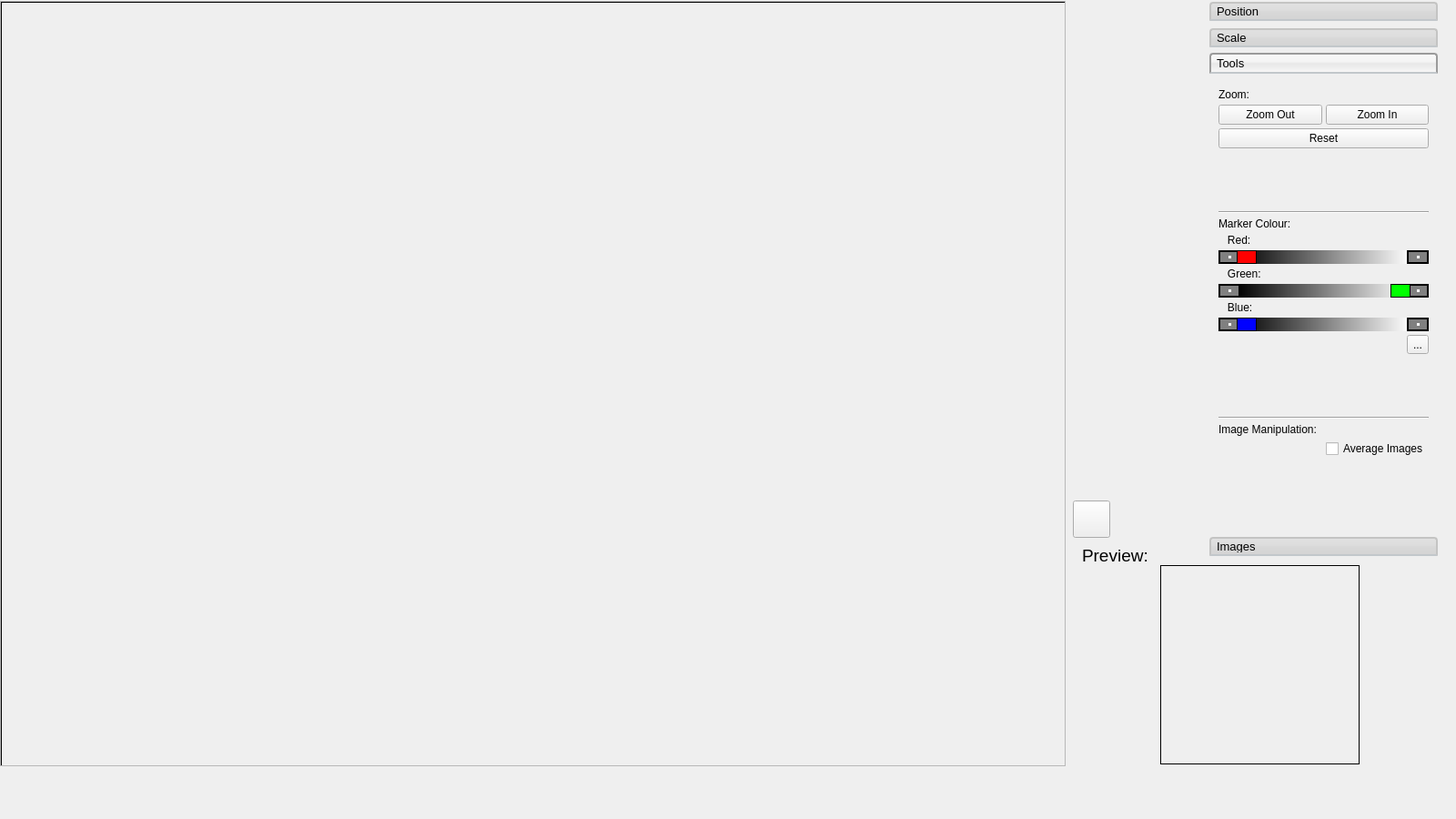
<?xml version="1.0" encoding="UTF-8"?>
<ui version="4.0">
 <class>Form</class>
 <widget class="QWidget" name="Form">
  <property name="geometry">
   <rect>
    <x>0</x>
    <y>0</y>
    <width>1600</width>
    <height>900</height>
   </rect>
  </property>
  <property name="windowTitle">
   <string>Form</string>
  </property>
  <widget class="QWidget" name="verticalLayoutWidget">
   <property name="geometry">
    <rect>
     <x>1329</x>
     <y>0</y>
     <width>251</width>
     <height>611</height>
    </rect>
   </property>
   <layout class="QVBoxLayout" name="verticalLayout_7">
    <item>
     <widget class="QToolBox" name="toolBox_2">
      <property name="font">
       <font>
        <family>MS Shell Dlg 2</family>
        <pointsize>10</pointsize>
        <weight>50</weight>
        <italic>false</italic>
        <bold>false</bold>
       </font>
      </property>
      <property name="styleSheet">
       <string notr="true">QToolBox::tab {
background: qlineargradient(x1: 0, y1: 0, x2: 0, y2: 1, stop: 0 #E1E1E1, stop: 0.4 #DDDDDD, stop: 0.5 #D8D8D8, stop: 1.0 #D3D3D3);
border: 2px solid #C4C4C3;
border-bottom-color: #C2C7CB; /* same as the pane color */
border-top-left-radius: 4px;
border-top-right-radius: 4px;
font: 11pt &quot;MS Shell Dlg 2&quot;;
min-width: 8ex;
padding: 2px;
}
QToolBox::tab:selected, QTabBar::tab:hover {
background: qlineargradient(x1: 0, y1: 0, x2: 0, y2: 1, stop: 0 #fafafa, stop: 0.4 #f4f4f4, stop: 0.5 #e7e7e7, stop: 1.0 #fafafa);
}
QToolBox::tab:selected {
border-color: #9B9B9B;
border-bottom-color: #C2C7CB; /* same as pane color */
}
QToolBox::tab:!selected {
margin-top: 2px; /* make non-selected tabs look smaller */
}
/*
QToolBox::tab:selected { 
    font: italic;
    color: white;
}*/</string>
      </property>
      <property name="currentIndex">
       <number>2</number>
      </property>
      <widget class="QWidget" name="movement_Page_2">
       <property name="geometry">
        <rect>
         <x>0</x>
         <y>0</y>
         <width>249</width>
         <height>489</height>
        </rect>
       </property>
       <attribute name="label">
        <string>Position</string>
       </attribute>
       <widget class="QWidget" name="verticalLayoutWidget_5">
        <property name="geometry">
         <rect>
          <x>10</x>
          <y>10</y>
          <width>231</width>
          <height>471</height>
         </rect>
        </property>
        <layout class="QVBoxLayout" name="verticalLayout_8">
         <item>
          <widget class="QLabel" name="label_X_2">
           <property name="font">
            <font>
             <family>MS Shell Dlg 2</family>
             <pointsize>10</pointsize>
             <weight>50</weight>
             <italic>false</italic>
             <bold>false</bold>
            </font>
           </property>
           <property name="text">
            <string>X Position:</string>
           </property>
           <property name="alignment">
            <set>Qt::AlignBottom|Qt::AlignLeading|Qt::AlignLeft</set>
           </property>
          </widget>
         </item>
         <item>
          <widget class="QSpinBox" name="spin_Box_X_2">
           <property name="toolTip">
            <string>X Value of Sphere</string>
           </property>
           <property name="maximum">
            <number>2088</number>
           </property>
           <property name="value">
            <number>0</number>
           </property>
          </widget>
         </item>
         <item>
          <widget class="QSlider" name="horizontal_Slider_X_2">
           <property name="maximum">
            <number>2088</number>
           </property>
           <property name="value">
            <number>0</number>
           </property>
           <property name="sliderPosition">
            <number>0</number>
           </property>
           <property name="orientation">
            <enum>Qt::Horizontal</enum>
           </property>
          </widget>
         </item>
         <item>
          <widget class="QLabel" name="label_Y_2">
           <property name="enabled">
            <bool>true</bool>
           </property>
           <property name="font">
            <font>
             <family>MS Shell Dlg 2</family>
             <pointsize>10</pointsize>
             <weight>50</weight>
             <italic>false</italic>
             <bold>false</bold>
            </font>
           </property>
           <property name="text">
            <string>Y Position:</string>
           </property>
           <property name="alignment">
            <set>Qt::AlignBottom|Qt::AlignLeading|Qt::AlignLeft</set>
           </property>
          </widget>
         </item>
         <item>
          <widget class="QSpinBox" name="spin_Box_Y_2">
           <property name="maximum">
            <number>1387</number>
           </property>
           <property name="value">
            <number>0</number>
           </property>
          </widget>
         </item>
         <item>
          <widget class="QSlider" name="horizontal_Slider_Y_2">
           <property name="maximum">
            <number>1387</number>
           </property>
           <property name="value">
            <number>0</number>
           </property>
           <property name="orientation">
            <enum>Qt::Horizontal</enum>
           </property>
          </widget>
         </item>
         <item>
          <spacer name="verticalSpacer_6">
           <property name="orientation">
            <enum>Qt::Vertical</enum>
           </property>
           <property name="sizeHint" stdset="0">
            <size>
             <width>20</width>
             <height>40</height>
            </size>
           </property>
          </spacer>
         </item>
        </layout>
       </widget>
      </widget>
      <widget class="QWidget" name="scale_Page_2">
       <property name="geometry">
        <rect>
         <x>0</x>
         <y>0</y>
         <width>249</width>
         <height>489</height>
        </rect>
       </property>
       <attribute name="label">
        <string>Scale</string>
       </attribute>
       <widget class="QWidget" name="verticalLayoutWidget_6">
        <property name="geometry">
         <rect>
          <x>10</x>
          <y>10</y>
          <width>231</width>
          <height>471</height>
         </rect>
        </property>
        <layout class="QVBoxLayout" name="verticalLayout_9">
         <item>
          <widget class="QLabel" name="radius_Label_2">
           <property name="text">
            <string>Radius</string>
           </property>
           <property name="alignment">
            <set>Qt::AlignBottom|Qt::AlignLeading|Qt::AlignLeft</set>
           </property>
          </widget>
         </item>
         <item>
          <widget class="QDoubleSpinBox" name="spin_Box_Radius_2">
           <property name="toolTip">
            <string>Selecter for Radius of Sphere</string>
           </property>
           <property name="minimum">
            <double>50.000000000000000</double>
           </property>
           <property name="maximum">
            <double>500.000000000000000</double>
           </property>
           <property name="value">
            <double>100.000000000000000</double>
           </property>
          </widget>
         </item>
         <item>
          <widget class="QSlider" name="horizontal_Slider_Radius_2">
           <property name="minimum">
            <number>50</number>
           </property>
           <property name="maximum">
            <number>500</number>
           </property>
           <property name="value">
            <number>100</number>
           </property>
           <property name="orientation">
            <enum>Qt::Horizontal</enum>
           </property>
          </widget>
         </item>
         <item>
          <widget class="Line" name="line_2">
           <property name="orientation">
            <enum>Qt::Horizontal</enum>
           </property>
          </widget>
         </item>
         <item>
          <widget class="QCheckBox" name="check_Box_Spherical_2">
           <property name="text">
            <string>Force Circular?</string>
           </property>
           <property name="checked">
            <bool>true</bool>
           </property>
          </widget>
         </item>
         <item>
          <spacer name="verticalSpacer_7">
           <property name="orientation">
            <enum>Qt::Vertical</enum>
           </property>
           <property name="sizeHint" stdset="0">
            <size>
             <width>20</width>
             <height>40</height>
            </size>
           </property>
          </spacer>
         </item>
        </layout>
       </widget>
      </widget>
      <widget class="QWidget" name="tools_Page_2">
       <property name="geometry">
        <rect>
         <x>0</x>
         <y>0</y>
         <width>249</width>
         <height>489</height>
        </rect>
       </property>
       <attribute name="label">
        <string>Tools</string>
       </attribute>
       <widget class="QWidget" name="verticalLayoutWidget_7">
        <property name="geometry">
         <rect>
          <x>10</x>
          <y>10</y>
          <width>231</width>
          <height>471</height>
         </rect>
        </property>
        <layout class="QVBoxLayout" name="verticalLayout_10">
         <property name="spacing">
          <number>4</number>
         </property>
         <item alignment="Qt::AlignBottom">
          <widget class="QLabel" name="zoom_Label_2">
           <property name="text">
            <string>Zoom:</string>
           </property>
          </widget>
         </item>
         <item>
          <layout class="QHBoxLayout" name="horizontalLayout_4">
           <item>
            <widget class="QPushButton" name="zoom_Out_Button_2">
             <property name="text">
              <string>Zoom Out</string>
             </property>
            </widget>
           </item>
           <item>
            <widget class="QPushButton" name="zoom_In_Button_2">
             <property name="text">
              <string>Zoom In</string>
             </property>
            </widget>
           </item>
          </layout>
         </item>
         <item>
          <widget class="QPushButton" name="zoom_Reset_Button_2">
           <property name="text">
            <string>Reset</string>
           </property>
          </widget>
         </item>
         <item>
          <spacer name="verticalSpacer_8">
           <property name="orientation">
            <enum>Qt::Vertical</enum>
           </property>
           <property name="sizeHint" stdset="0">
            <size>
             <width>20</width>
             <height>40</height>
            </size>
           </property>
          </spacer>
         </item>
         <item>
          <widget class="Line" name="seperator_3">
           <property name="orientation">
            <enum>Qt::Horizontal</enum>
           </property>
          </widget>
         </item>
         <item alignment="Qt::AlignBottom">
          <widget class="QLabel" name="colour_Label_2">
           <property name="text">
            <string>Marker Colour:</string>
           </property>
          </widget>
         </item>
         <item>
          <layout class="QVBoxLayout" name="verticalLayout_11">
           <item>
            <widget class="QLabel" name="label_Red_2">
             <property name="text">
              <string>   Red:</string>
             </property>
            </widget>
           </item>
           <item>
            <widget class="QScrollBar" name="horizontal_Scroll_Bar_Red_2">
             <property name="autoFillBackground">
              <bool>false</bool>
             </property>
             <property name="styleSheet">
              <string notr="true">QScrollBar:horizontal {
    border: 0px solid white;
    background: qlineargradient(spread:pad, x1:0, y1:0, x2:1, y2:0, stop:0 rgba(0, 0, 0, 255), stop:1 rgba(255, 255, 255, 255));
    height: 15px;
    margin: 0px 20px 0 20px;
}

QScrollBar::handle:horizontal {
    background: rgb(255, 0, 0);
    min-width: 20px;
	border: 1px solid black;
}

QScrollBar:left-arrow:horizontal, QScrollBar::right-arrow:horizontal {
    border: 2px solid grey;
    width: 3px;
    height: 3px;
    background: white;
}

QScrollBar::add-page:horizontal, QScrollBar::sub-page:horizontal {
    background: none;
}

QScrollBar::add-line:horizontal {
    border: 2px solid black;
    background:grey;
    width: 20px;
    subcontrol-position: right;
    subcontrol-origin: margin;
}

QScrollBar::sub-line:horizontal {
    border: 2px solid black;
    background: grey;
    width: 20px;
    subcontrol-position: left;
    subcontrol-origin: margin;
}</string>
             </property>
             <property name="maximum">
              <number>255</number>
             </property>
             <property name="orientation">
              <enum>Qt::Horizontal</enum>
             </property>
            </widget>
           </item>
           <item>
            <widget class="QLabel" name="label_Green_2">
             <property name="text">
              <string>   Green:</string>
             </property>
            </widget>
           </item>
           <item>
            <widget class="QScrollBar" name="horizontal_Scroll_Bar_Green_2">
             <property name="styleSheet">
              <string notr="true">QScrollBar:horizontal {
    border: 0px solid white;
    background: qlineargradient(spread:pad, x1:0, y1:0, x2:1, y2:0, stop:0 rgba(0, 0, 0, 255), stop:1 rgba(255, 255, 255, 255));
    height: 15px;
    margin: 0px 20px 0 20px;
}

QScrollBar::handle:horizontal {
    background: rgb(0, 255, 0);
    min-width: 20px;
	border: 1px solid black;
}

QScrollBar:left-arrow:horizontal, QScrollBar::right-arrow:horizontal {
    border: 2px solid grey;
    width: 3px;
    height: 3px;
    background: white;
}

QScrollBar::add-page:horizontal, QScrollBar::sub-page:horizontal {
    background: none;
}

QScrollBar::add-line:horizontal {
    border: 2px solid black;
    background:grey;
    width: 20px;
    subcontrol-position: right;
    subcontrol-origin: margin;
}

QScrollBar::sub-line:horizontal {
    border: 2px solid black;
    background: grey;
    width: 20px;
    subcontrol-position: left;
    subcontrol-origin: margin;
}</string>
             </property>
             <property name="maximum">
              <number>255</number>
             </property>
             <property name="value">
              <number>255</number>
             </property>
             <property name="orientation">
              <enum>Qt::Horizontal</enum>
             </property>
            </widget>
           </item>
           <item>
            <widget class="QLabel" name="label_Blue_2">
             <property name="text">
              <string>   Blue:</string>
             </property>
            </widget>
           </item>
           <item>
            <widget class="QScrollBar" name="horizontal_Scroll_Bar_Blue_2">
             <property name="styleSheet">
              <string notr="true">QScrollBar:horizontal {
    border: 0px solid white;
    background: qlineargradient(spread:pad, x1:0, y1:0, x2:1, y2:0, stop:0 rgba(0, 0, 0, 255), stop:1 rgba(255, 255, 255, 255));
    height: 15px;
    margin: 0px 20px 0 20px;
}

QScrollBar::handle:horizontal {
    background: rgb(0, 0, 255);
    min-width: 20px;
	border: 1px solid black;
}

QScrollBar:left-arrow:horizontal, QScrollBar::right-arrow:horizontal {
    border: 2px solid grey;
    width: 3px;
    height: 3px;
    background: white;
}

QScrollBar::add-page:horizontal, QScrollBar::sub-page:horizontal {
    background: none;
}

QScrollBar::add-line:horizontal {
    border: 2px solid black;
    background:grey;
    width: 20px;
    subcontrol-position: right;
    subcontrol-origin: margin;
}

QScrollBar::sub-line:horizontal {
    border: 2px solid black;
    background: grey;
    width: 20px;
    subcontrol-position: left;
    subcontrol-origin: margin;
}</string>
             </property>
             <property name="maximum">
              <number>255</number>
             </property>
             <property name="orientation">
              <enum>Qt::Horizontal</enum>
             </property>
            </widget>
           </item>
           <item alignment="Qt::AlignRight">
            <widget class="QToolButton" name="colour_Selector_Button_2">
             <property name="text">
              <string>...</string>
             </property>
            </widget>
           </item>
          </layout>
         </item>
         <item>
          <spacer name="verticalSpacer_9">
           <property name="orientation">
            <enum>Qt::Vertical</enum>
           </property>
           <property name="sizeHint" stdset="0">
            <size>
             <width>20</width>
             <height>40</height>
            </size>
           </property>
          </spacer>
         </item>
         <item>
          <widget class="Line" name="seperator_4">
           <property name="orientation">
            <enum>Qt::Horizontal</enum>
           </property>
          </widget>
         </item>
         <item>
          <widget class="QLabel" name="label_3">
           <property name="text">
            <string>Image Manipulation:</string>
           </property>
          </widget>
         </item>
         <item>
          <layout class="QHBoxLayout" name="horizontalLayout_5">
           <item>
            <spacer name="horizontalSpacer_5">
             <property name="orientation">
              <enum>Qt::Horizontal</enum>
             </property>
             <property name="sizeHint" stdset="0">
              <size>
               <width>40</width>
               <height>20</height>
              </size>
             </property>
            </spacer>
           </item>
           <item>
            <layout class="QVBoxLayout" name="verticalLayout_12">
             <item>
              <widget class="QCheckBox" name="checkBox_2">
               <property name="text">
                <string>Average Images</string>
               </property>
              </widget>
             </item>
            </layout>
           </item>
          </layout>
         </item>
         <item>
          <spacer name="verticalSpacer_10">
           <property name="orientation">
            <enum>Qt::Vertical</enum>
           </property>
           <property name="sizeHint" stdset="0">
            <size>
             <width>20</width>
             <height>40</height>
            </size>
           </property>
          </spacer>
         </item>
        </layout>
       </widget>
      </widget>
      <widget class="QWidget" name="images_Page_2">
       <property name="geometry">
        <rect>
         <x>0</x>
         <y>0</y>
         <width>249</width>
         <height>489</height>
        </rect>
       </property>
       <attribute name="label">
        <string>Images</string>
       </attribute>
       <widget class="QScrollArea" name="scrollArea_3">
        <property name="geometry">
         <rect>
          <x>10</x>
          <y>0</y>
          <width>231</width>
          <height>271</height>
         </rect>
        </property>
        <property name="widgetResizable">
         <bool>true</bool>
        </property>
        <widget class="QWidget" name="scrollAreaWidgetContents_3">
         <property name="geometry">
          <rect>
           <x>0</x>
           <y>0</y>
           <width>229</width>
           <height>269</height>
          </rect>
         </property>
         <widget class="QListWidget" name="listWidget_2">
          <property name="geometry">
           <rect>
            <x>0</x>
            <y>0</y>
            <width>211</width>
            <height>271</height>
           </rect>
          </property>
          <property name="editTriggers">
           <set>QAbstractItemView::NoEditTriggers</set>
          </property>
          <property name="defaultDropAction">
           <enum>Qt::IgnoreAction</enum>
          </property>
          <property name="itemAlignment">
           <set>Qt::AlignLeading</set>
          </property>
         </widget>
        </widget>
       </widget>
       <widget class="QPushButton" name="open_Button_2">
        <property name="geometry">
         <rect>
          <x>10</x>
          <y>280</y>
          <width>75</width>
          <height>23</height>
         </rect>
        </property>
        <property name="text">
         <string>Open</string>
        </property>
       </widget>
       <widget class="QPushButton" name="test_Button_2">
        <property name="geometry">
         <rect>
          <x>100</x>
          <y>280</y>
          <width>131</width>
          <height>22</height>
         </rect>
        </property>
        <property name="text">
         <string>Run Marble Detection</string>
        </property>
       </widget>
      </widget>
     </widget>
    </item>
   </layout>
  </widget>
  <widget class="QScrollArea" name="scrollArea">
   <property name="geometry">
    <rect>
     <x>0</x>
     <y>1</y>
     <width>1171</width>
     <height>841</height>
    </rect>
   </property>
   <property name="verticalScrollBarPolicy">
    <enum>Qt::ScrollBarAsNeeded</enum>
   </property>
   <property name="horizontalScrollBarPolicy">
    <enum>Qt::ScrollBarAsNeeded</enum>
   </property>
   <property name="sizeAdjustPolicy">
    <enum>QAbstractScrollArea::AdjustToContents</enum>
   </property>
   <property name="widgetResizable">
    <bool>true</bool>
   </property>
   <property name="alignment">
    <set>Qt::AlignCenter</set>
   </property>
   <widget class="QWidget" name="scrollAreaWidgetContents_4">
    <property name="geometry">
     <rect>
      <x>0</x>
      <y>0</y>
      <width>1169</width>
      <height>839</height>
     </rect>
    </property>
    <widget class="QLabel" name="image_Label_2">
     <property name="geometry">
      <rect>
       <x>0</x>
       <y>0</y>
       <width>1171</width>
       <height>841</height>
      </rect>
     </property>
     <property name="sizePolicy">
      <sizepolicy hsizetype="Preferred" vsizetype="Preferred">
       <horstretch>0</horstretch>
       <verstretch>0</verstretch>
      </sizepolicy>
     </property>
     <property name="frameShape">
      <enum>QFrame::Panel</enum>
     </property>
     <property name="text">
      <string/>
     </property>
     <property name="scaledContents">
      <bool>true</bool>
     </property>
     <property name="alignment">
      <set>Qt::AlignCenter</set>
     </property>
    </widget>
   </widget>
  </widget>
  <widget class="QToolButton" name="swap_Button">
   <property name="geometry">
    <rect>
     <x>1179</x>
     <y>550</y>
     <width>41</width>
     <height>41</height>
    </rect>
   </property>
   <property name="text">
    <string/>
   </property>
   <property name="icon">
    <iconset>
     <normalon>:/noun_swap_99117.png</normalon>
    </iconset>
   </property>
   <property name="iconSize">
    <size>
     <width>40</width>
     <height>40</height>
    </size>
   </property>
  </widget>
  <widget class="QLabel" name="label">
   <property name="geometry">
    <rect>
     <x>1189</x>
     <y>600</y>
     <width>81</width>
     <height>20</height>
    </rect>
   </property>
   <property name="font">
    <font>
     <family>MS Shell Dlg 2</family>
     <pointsize>14</pointsize>
     <weight>9</weight>
     <italic>false</italic>
     <bold>false</bold>
     <kerning>true</kerning>
    </font>
   </property>
   <property name="styleSheet">
    <string notr="true">font: 75 14pt &quot;MS Shell Dlg 2&quot;;</string>
   </property>
   <property name="text">
    <string>Preview:</string>
   </property>
  </widget>
  <widget class="QWidget" name="horizontalLayoutWidget">
   <property name="geometry">
    <rect>
     <x>1189</x>
     <y>620</y>
     <width>391</width>
     <height>221</height>
    </rect>
   </property>
   <layout class="QHBoxLayout" name="horizontalLayout_6">
    <item>
     <spacer name="horizontalSpacer_3">
      <property name="orientation">
       <enum>Qt::Horizontal</enum>
      </property>
      <property name="sizeHint" stdset="0">
       <size>
        <width>40</width>
        <height>20</height>
       </size>
      </property>
     </spacer>
    </item>
    <item>
     <widget class="QLabel" name="preivew_Label_2">
      <property name="sizePolicy">
       <sizepolicy hsizetype="Preferred" vsizetype="Preferred">
        <horstretch>0</horstretch>
        <verstretch>0</verstretch>
       </sizepolicy>
      </property>
      <property name="minimumSize">
       <size>
        <width>219</width>
        <height>219</height>
       </size>
      </property>
      <property name="maximumSize">
       <size>
        <width>389</width>
        <height>219</height>
       </size>
      </property>
      <property name="frameShape">
       <enum>QFrame::Panel</enum>
      </property>
      <property name="frameShadow">
       <enum>QFrame::Plain</enum>
      </property>
      <property name="lineWidth">
       <number>1</number>
      </property>
      <property name="text">
       <string notr="true"/>
      </property>
      <property name="scaledContents">
       <bool>true</bool>
      </property>
     </widget>
    </item>
    <item>
     <spacer name="horizontalSpacer_6">
      <property name="orientation">
       <enum>Qt::Horizontal</enum>
      </property>
      <property name="sizeHint" stdset="0">
       <size>
        <width>40</width>
        <height>20</height>
       </size>
      </property>
     </spacer>
    </item>
   </layout>
  </widget>
 </widget>
 <resources/>
 <connections/>
</ui>
